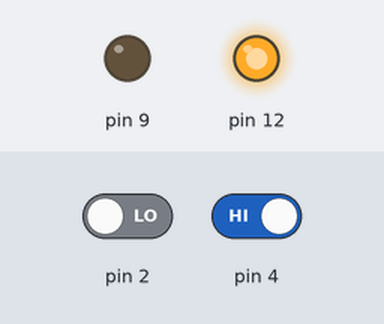
Simulated run of this sketch. Board: Arduino Uno, built with avr-gcc and run on an emulated ATmega328P. Parts: output pins drawn as LEDs (lit = HIGH). Inputs (shaded band) come from the test bench; at power-on: pin 2 LOW, pin 4 HIGH. What the sketch prints to the serial monitor is not drawn.

Above: at 1.2 s.
1.3 s: pin 2 driven HIGH
At 2.5 s:
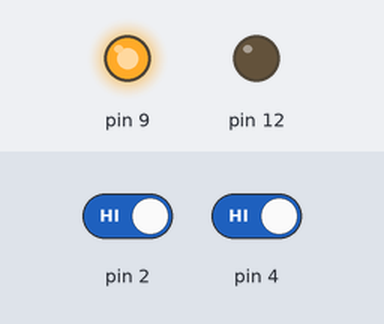
2.8 s: pin 2 driven LOW
At 3.9 s:
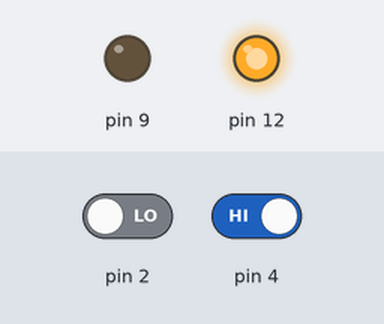
4.3 s: pin 4 driven LOW
At 4.9 s:
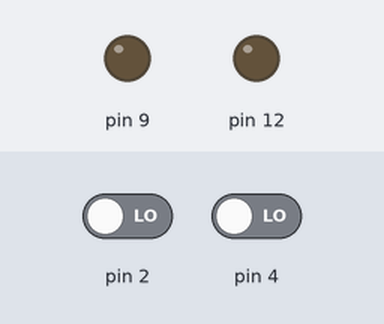
5.8 s: pin 4 driven HIGH
At 6.1 s:
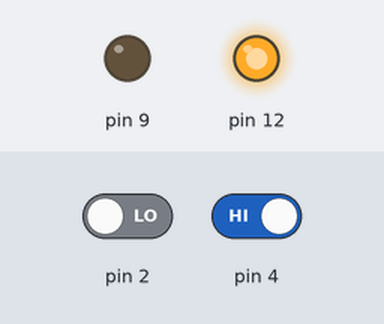
Timing chart, 0 to 8.3 s (numbered marks = the images above; inputs shaded):
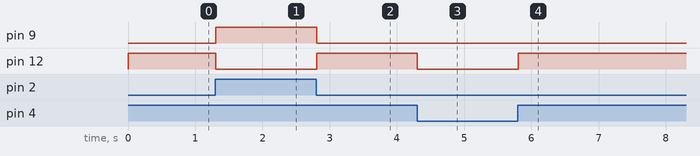

Measured:
- after the input at 1.3 s, pin 9: LOW → HIGH at once; pin 12: HIGH → LOW at once
- after the input at 2.8 s, pin 9: HIGH → LOW at once; pin 12: LOW → HIGH at once
- after the input at 4.3 s, pin 12: HIGH → LOW at once
- after the input at 5.8 s, pin 12: LOW → HIGH at once

The sketch:

code.ino
```cpp
void setup()
{
  pinMode(12, OUTPUT);
  pinMode(9,OUTPUT);
  pinMode(2,INPUT);
  pinMode(4,INPUT);
  Serial.begin(9600);

}

void loop()
{int x=digitalRead(2);
 int y=digitalRead(4);
 Serial.println(x);
  if((x==1&&y==0)||(x==0&&y==1))
    {digitalWrite(12,HIGH);
     digitalWrite(9,LOW);
    }
   else if(x==1 && y==1)
     {digitalWrite(9,HIGH);
      digitalWrite(12,LOW);
     }
   else
    { digitalWrite(9,LOW);
     digitalWrite(12,LOW);}
}
```
